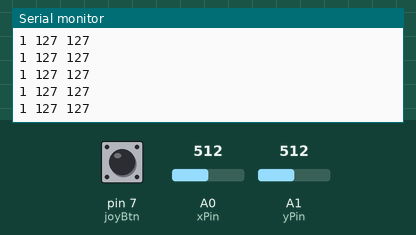
A sketch run on a simulated Arduino Uno, built with avr-gcc and run on an emulated ATmega328P. Parts: the last lines printed to the serial monitor. The test bench sets the inputs (shaded band); at power-on: A1 (yPin) = 512, pin 7 (joyBtn) HIGH, A0 (xPin) = 512.

Above: at 4.2 s.
4.3 s: A1 (yPin) set to 43
At 4.8 s:
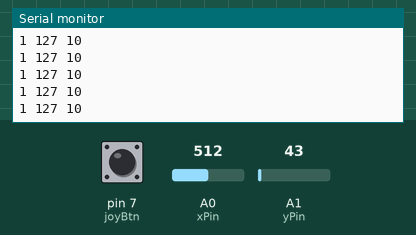
5.8 s: A1 (yPin) set to 36
At 6.3 s:
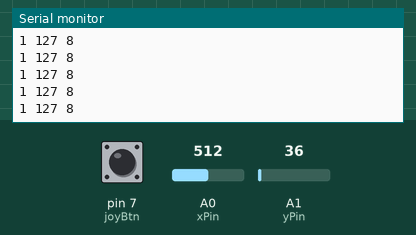
Timing chart, 0 to 8.8 s (numbered marks = the images above; inputs shaded):
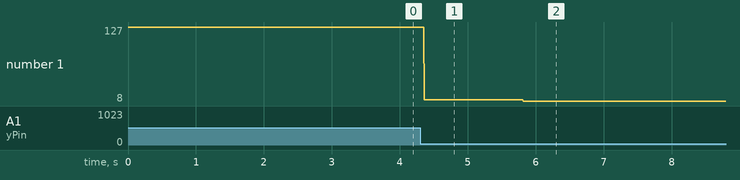

Measured:
- after the input at 4.3 s, the serial monitor: prints a new line after 0.06 s (image 1)
- after the input at 5.8 s, the serial monitor: prints a new line at once (image 2)
- plotted number 1: 127 → 10 after the input at 4.3 s, 10 → 8 after the input at 5.8 s

The sketch:

joystick.ino
```cpp
/*
 * joystick.ino
 * A template for receving data from joystick and transmitting to serial
 */

#include <ezButton.h> // Tools > Manage Libraries > Install ezButton

// constants
const int xPin = A0, yPin = A1;

// variables
int x, y, state = 0, lastState = 0;

/*
 * ezButton for joystick switch:
 * regular buttons can just use digitalRead()
 */
ezButton joyBtn(7);

// initialization
void setup() {
  pinMode(xPin, INPUT);
  pinMode(yPin, INPUT);

  // init serial comms
  Serial.begin(9600);

  joyBtn.setDebounceTime(50);
}

void loop() {
  joyBtn.loop(); // poll button status

  state = joyBtn.getState();
  if (state != lastState) {
    Serial.println(state);
  }
  lastState = state;

  x = analogRead(xPin);
  y = analogRead(yPin);
  x = map(x, 0, 1023, 0, 255);
  y = map(y, 0, 1023, 0, 255);

  // DATA FORMAT: [button, xpos, ypos]
  Serial.print(state);
  Serial.print(" ");
  Serial.print(x);
  Serial.print(" ");
  Serial.println(y);

  delay(10);
}
```
